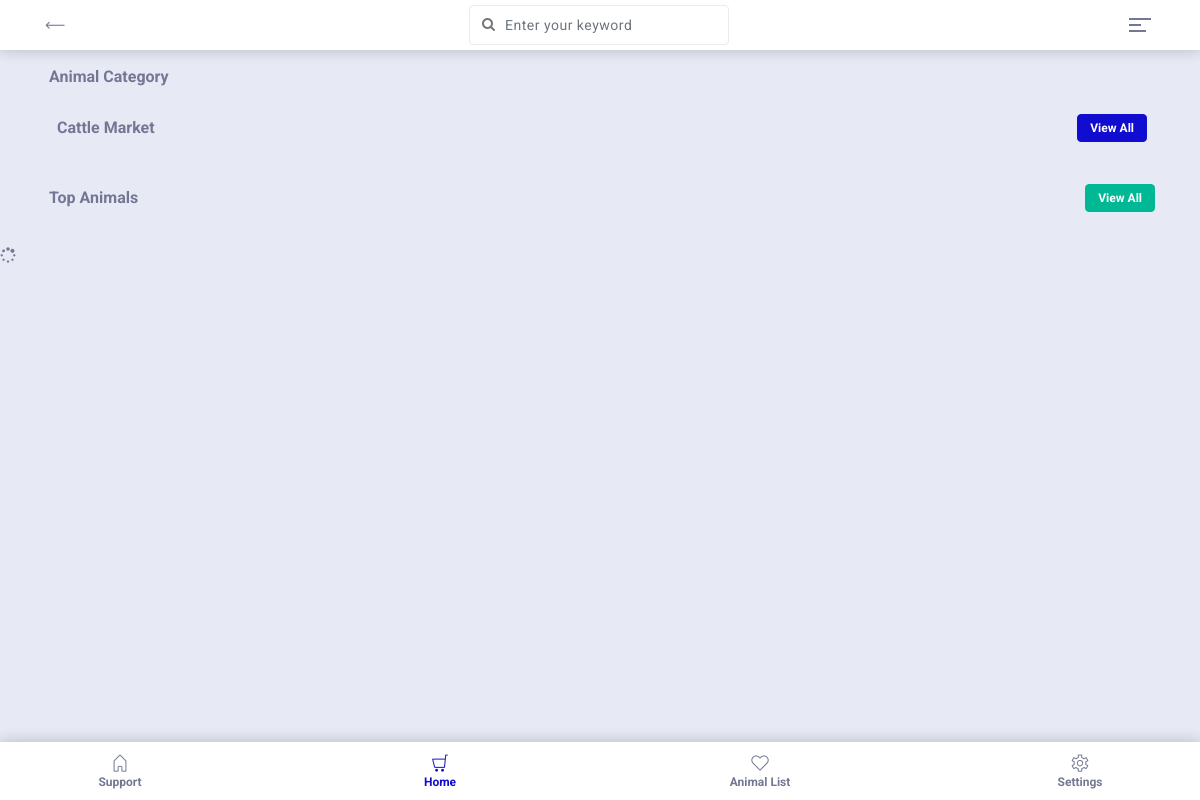
Before: / with the older database file.
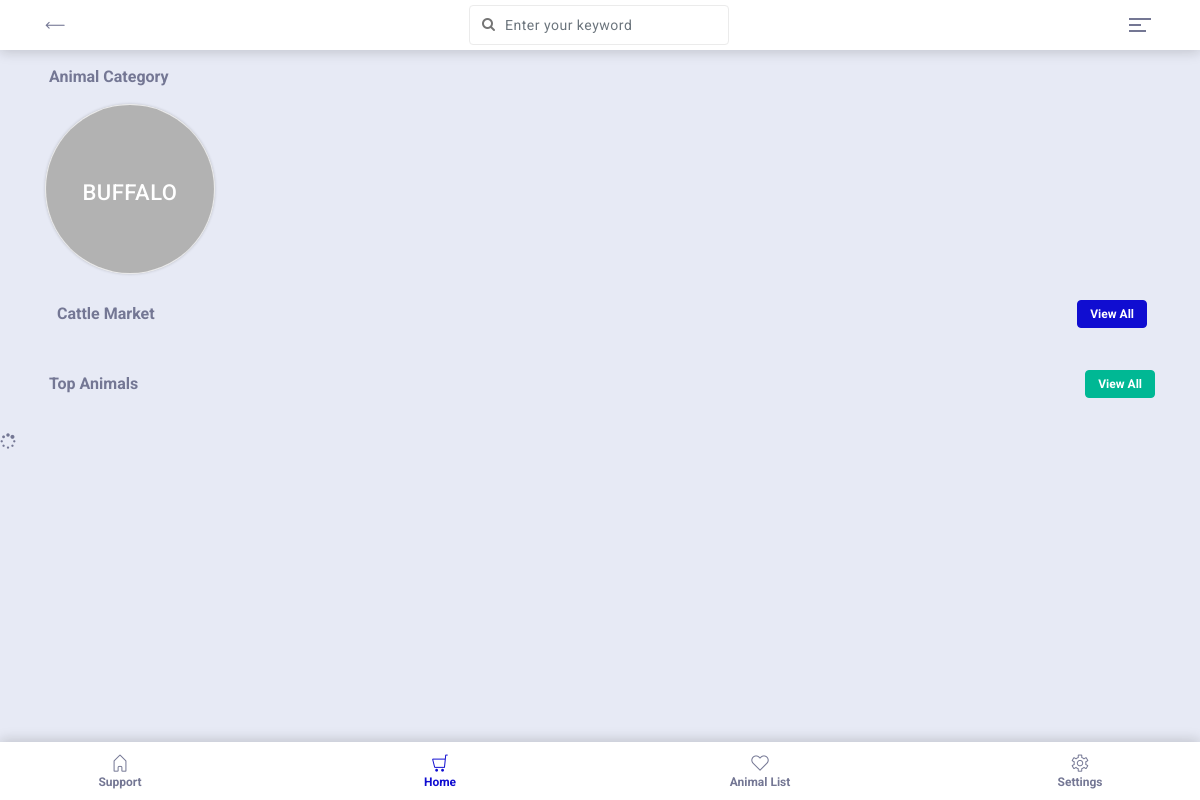
After: the same page with the newer database file.
### product/models.py (models this page shows, shortened)
class Category(models.Model):
	category_name = models.CharField(max_length=200)
	image = models.ImageField(upload_to='categories/', blank=True, null=True)
	description = models.TextField()
	slug = models.SlugField(blank=True, null=True)
	class Meta:
		verbose_name = 'category'
		verbose_name_plural = 'categories'

### product/views.py (the view, shortened to what this page needs)
# urls.py: path('', LandingPageOfSite.as_view(), name = 'LandingPageOfSite'),
class LandingPageOfSite(View):
	def get(self,request):
		try:
			all_products = Product.objects.all().order_by('-id')
			categorylist = Category.objects.all().order_by('-id')
			all_top_product_list = []
			all_markets = MarketAddByAdmin.objects.filter(is_active = True)
			return render(request,'product/landing_page.html',locals())
		except Exception as e:
			print(sys.exc_info())
			exception_msg = 'Something went wrong,Please try again later'
			return render(request,'product/landing_page.html',locals())

### product/templates/product/landing_page.html (shortened to what this page needs)
{% extends 'base/main.html' %}
{% load static %}
{% block content %}
 <div class="header-area" id="headerArea">
      <div class="container h-100 d-flex align-items-center justify-content-between">
        <div class="back-button"><a href=""><i class="lni-arrow-left"></i></a></div>
        <div class="page-heading">
          <form action="#" method="POST">
            <input class="form-control mb-0" type="search" placeholder="Enter your keyword"><button type="submit"><i class="fa fa-search"></i></button>
          </form>
        </div>
        <div class="suha-navbar-toggler d-flex justify-content-between flex-wrap" id="suhaNavbarToggler"><span></span><span></span><span></span></div>
      </div>
    </div>
    <div class="page-content-wrapper">
      <div class="product-catagories-wrapper pt-3">
        <div class="container">
          <div class="section-heading">
            <h6 class="ml-1">Animal Category</h6>
          </div>
          <div class="product-catagory-wrap">
            <div class="row">
              {% for one_category in categorylist %}
              <div class="col-2">
                <div class="card mb-3 catagory-card" style="background-image: url({{one_category.image.url}});">
                  <div class="card-body"><a href="/search_cat/?cat_id_fil={{one_category.category_name}}"><span class="">{{one_category.category_name}}</span></a></div>
                </div>
              </div>
              {% endfor %}
            </div>
          </div>
        </div>
      </div>
      <div class="flash-sale-wrapper pb-3">
        <div class="container">
          <div class="col-lg-12 grid-margin stretch-card">
          <div class="section-heading d-flex align-items-center justify-content-between">
            <h6 class="ml-1">Cattle Market</h6><a class="btn btn-primary btn-sm" href="/all_markets/">View All</a>
          </div>
        </div>
      </div>
      <div class="weekly-best-seller-area pt-3">
        <div class="container">
          <div class="section-heading d-flex align-items-center justify-content-between">
            <h6 class="pl-1">Top Animals</h6><a class="btn btn-success btn-sm" href="/product_list/">View All</a>
          </div>
        </div>
      </div>
    </div>
 <div class="loader">
            <em class="fa fa-spinner fa-spin"></em>
        </div>
{% endblock %}

Changed rows visible on the page:
added Category: category_name "BUFFALO"
